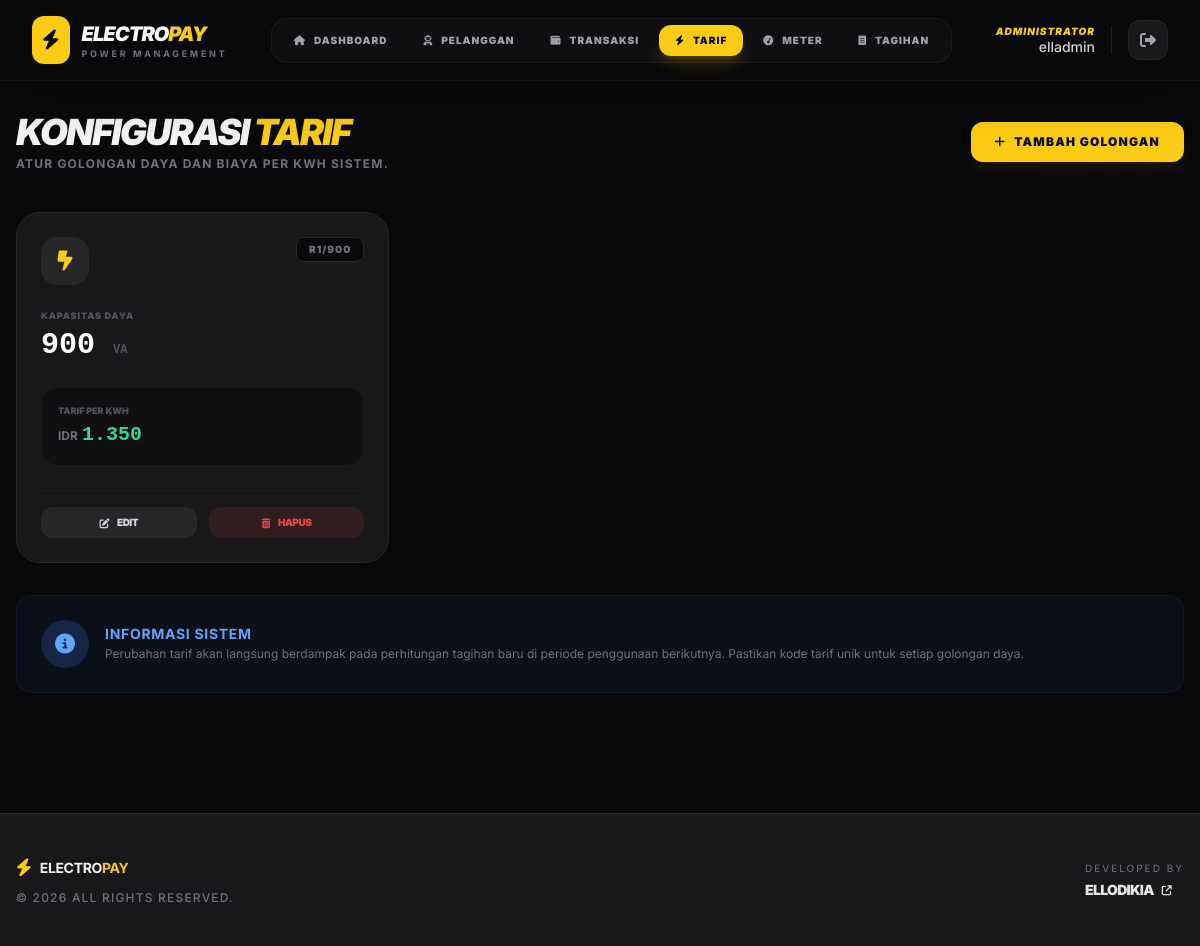
The app's page /data_tarif.php (signed in) with its own data.
### tables this page shows
CREATE TABLE `payment_tarif` (
  `id` int(11) NOT NULL,
  `kodetarif` varchar(50) DEFAULT NULL,
  `daya` varchar(50) NOT NULL,
  `tarifperkwh` varchar(50) NOT NULL
);

### data_tarif.php (the view, shortened to what this page needs)
<?php
include 'koneksi.php';
$query = mysqli_query($koneksi, "SELECT * FROM payment_tarif ORDER BY id DESC") or die(mysqli_error($koneksi));
?>
<!DOCTYPE html>
<html lang="en">
<head>
    <script src="https://cdn.tailwindcss.com"></script>
    <link rel="stylesheet" href="https://cdnjs.cloudflare.com/ajax/libs/font-awesome/6.5.1/css/all.min.css" />
</head>
<body class="bg-zinc-950 text-zinc-100 min-h-screen">
    <?php include 'nav.php'; ?>
    <main class="max-w-7xl mx-auto px-4 py-10 pt-4">
        <div class="flex flex-col md:flex-row md:items-center justify-between gap-6 mb-10">
            <div>
                <h2 class="text-4xl font-black tracking-tighter uppercase italic">Konfigurasi <span class="text-yellow-brand">Tarif</span></h2>
                <p class="text-zinc-500 text-xs font-bold uppercase tracking-widest mt-1">Atur golongan daya dan biaya per kWh sistem.</p>
            </div>
            <div class="flex gap-3">
                <a href="form_add_tarif.php" class="bg-yellow-brand hover:bg-yellow-400 text-zinc-950 px-6 py-3 rounded-xl font-black text-xs uppercase tracking-widest flex items-center gap-2 transition-all shadow-lg shadow-yellow-900/20 active:scale-95">
                    <i class="fa-solid fa-plus"></i> Tambah Golongan
                </a>
            </div>
        </div>
        <div class="grid grid-cols-1 sm:grid-cols-2 lg:grid-cols-3 xl:grid-cols-4 gap-6">
            <?php
                while ($row = mysqli_fetch_array($query)) {
            ?>
            <div class="bg-zinc-900 rounded-3xl border border-zinc-800 p-6 hover:border-zinc-700 transition-all group relative flex flex-col justify-between overflow-hidden">
                <div>
                    <div class="flex justify-between items-start mb-6">
                        <div class="w-12 h-12 bg-zinc-800 rounded-2xl flex items-center justify-center text-yellow-brand group-hover:bg-yellow-400 group-hover:text-zinc-950 transition-all duration-300">
                            <i class="fa-solid fa-bolt-lightning text-xl"></i>
                        </div>
                        <span class="bg-zinc-950 border border-zinc-800 text-zinc-500 text-[10px] font-black px-3 py-1 rounded-lg uppercase tracking-widest">
                            <?= $row['kodetarif'] ?>
                        </span>
                    </div>
                    <p class="text-[9px] text-zinc-600 font-black uppercase tracking-widest mb-1">Kapasitas Daya</p>
                    <h3 class="text-3xl font-mono font-black text-white mb-6">
                        <?= number_format($row['daya'], 0, ',', '.'); ?>
                        <span class="text-xs font-bold text-zinc-600 uppercase">VA</span>
                    </h3>
                    <div class="bg-zinc-950/50 rounded-2xl p-4 border border-zinc-800/50 mb-6">
                        <p class="text-[9px] text-zinc-600 font-black uppercase mb-1">Tarif per kWh</p>
                        <div class="flex items-baseline gap-1">
                            <span class="text-xs font-bold text-zinc-500">IDR</span>
                            <span class="text-xl font-black text-emerald-400 font-mono">
                                <?= number_format($row['tarifperkwh'], 0, ',', '.'); ?>
                            </span>
                        </div>
                    </div>
                </div>
                <div class="grid grid-cols-2 gap-3 pt-4 border-t border-zinc-800/50">
                    <a href="form_edit_tarif.php?Id=<?= $row['id'] ?>"
                       class="flex items-center justify-center gap-2 py-2 bg-zinc-800 hover:bg-zinc-700 text-zinc-300 rounded-xl text-[10px] font-black uppercase tracking-tighter transition-colors">
                        <i class="fa-solid fa-pen-to-square"></i> Edit
                    </a>
                    <a href="delete_data_tarif.php?Id=<?= $row['id'] ?>"
                       class="flex items-center justify-center gap-2 py-2 bg-red-500/10 hover:bg-red-500 text-red-500 hover:text-white rounded-xl text-[10px] font-black uppercase tracking-tighter transition-all"
                       onclick="return confirm('Hapus golongan tarif ini?')">
                        <i class="fa-solid fa-trash-can"></i> Hapus
                    </a>
                </div>
                <div class="absolute top-0 right-0 w-24 h-24 bg-yellow-brand/5 rounded-full -mr-12 -mt-12 blur-2xl group-hover:bg-yellow-brand/10 transition-colors"></div>
            </div>
            <?php } ?>
        </div>
        <div class="mt-8 p-6 bg-blue-500/5 border border-blue-500/10 rounded-2xl flex gap-4 items-center">
            <div class="w-12 h-12 bg-blue-500/20 text-blue-400 rounded-full flex items-center justify-center flex-shrink-0">
                <i class="fa-solid fa-circle-info text-xl"></i>
            </div>
            <div>
                <h4 class="text-blue-400 font-bold text-sm uppercase tracking-wider">Informasi Sistem</h4>
                <p class="text-zinc-500 text-xs leading-relaxed">Perubahan tarif akan langsung berdampak pada perhitungan tagihan baru di periode penggunaan berikutnya. Pastikan kode tarif unik untuk setiap golongan daya.</p>
            </div>
        </div>
    </main>
    <?php include 'footer.php'; ?>
</body>
</html>

### data_tarif.php (style rules this page uses)
body { font-family: 'Inter', sans-serif; }
.bg-yellow-brand { background-color: #FACC15; }
.text-yellow-brand { color: #FACC15; }

### records on screen
payment_tarif: kodetarif "R1/900", daya "900", tarifperkwh "1.350"

### other values on screen
$menuData[0] "DASHBOARD"
$menuData[0] "PELANGGAN"
$menuData[0] "TRANSAKSI"
$menuData[0] "TARIF"
$menuData[0] "METER"
$menuData[0] "TAGIHAN"
$_SESSION['user'] "elladmin"
